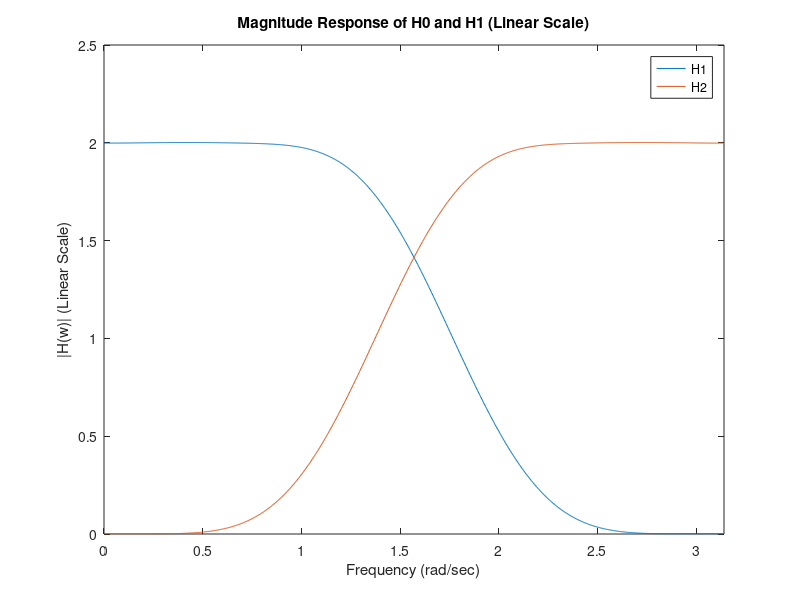

This figure's MATLAB source:
% ECE310_Homework_6
% Kevin Kerliu
close all;
clear;
clc;
%% Question 4

% Part A
% Define H0, H1, F0, F1

N = 12;

% H0
H0 = zeros(1,N);
H0(1) = 0.15774243;
H0(2) = 0.69950381;
H0(3) = 1.06226376;
H0(4) = 0.44583132;
H0(5) = -0.31998660;
H0(6) = -0.18351806;
H0(7) = 0.13788809;
H0(8) = 0.03892321;
H0(9) = -0.04466375;
H0(10) = -7.83251152e-4;
H0(11) = 6.75606236e-3;
H0(12) = -1.52353381e-3;

% H1
H1 = zeros(1,N);
for k=1:N
H1(k) = (-1)^(k+1) * H0(N+1-k);
end

% F0
F0 = zeros(1,N);
for k=1:N
F0(k) = H0(N+1-k);
end

% F1
F1 = zeros(1,N);
for k=1:N
F1(k) = -(-1)^(k+1) * H0(k);
end

%%

% Part B

% Define T and A
T = .5 * (conv(F0,H0) + conv(F1,H1));
A = .5 * (conv(F0,-F1) + conv(F1,F0)); 
% f1[n] = -(-1)^n * h0[n] 
% f0[n] = (-1)^n * h1[n]
% so we can make the substitutions

% c = 2, N = 11
% We find c at the 12th index of T
% This corresponds to an offset of 11

% Determining error (deviation from expected value of zero)
errA = max(abs(A)); 
nonzeroTindex = find(abs(T) < max(abs(T)));
errT = max(abs(T(nonzeroTindex))); 
% errA = 5.551115123125783e-17
% errT = 0.001095774507172

% Part C
[freqzH0,wH0] = freqz(H0,1,1024);
[freqzH1,wH1] = freqz(H1,1,1024);
linMagH1 = abs(freqzH0);
linMagH2 = abs(freqzH1);
figure;
plot(wH0,linMagH1);
hold on;
plot(wH1,linMagH2);
xlim([0 pi]);

% Labeling
legend("H1","H2");
title("Magnitude Response of H0 and H1 (Linear Scale)");
xlabel("Frequency (rad/sec)");
ylabel("|H(w)| (Linear Scale)");

%%

% Part D

% Determining the pcc and error (deviation from pcc)
H0H1sumsquares = abs(freqzH0).^2 + abs(freqzH1).^2;
pcc = round(H0H1sumsquares); % power complementary constant
pcc = pcc(1);
maxError = max(pcc - min(H0H1sumsquares),pcc - max(H0H1sumsquares));

% pcc = 4
% maxError = 0.0063
%%

% Part E
% Define E = [E00, E01; E10, E11]
E00 = H0(1:2:end);
E01 = H0(2:2:end);
E10 = H1(1:2:end);
E11 = H1(2:2:end);

% Define P = paraconj(E) * E
P00 = conv(flip(E00),E00) + conv(flip(E10),E10);
P01 = conv(flip(E00),E01) + conv(flip(E10),E11);
P10 = conv(flip(E01),E00) + conv(flip(E11),E10);
P11 = conv(flip(E01),E01) + conv(flip(E11),E11);

% Determining error (deviation from expected value of zero)
errP01 = max(abs(P01));
errP10 = max(abs(P10));
nonzeroP00index = find(abs(P00) < max(abs(P00)));
errP00 = max(abs(P00(nonzeroP00index)));
nonzeroP11index = find(abs(P11) < max(abs(P11)));
errP11 = max(abs(P11(nonzeroP11index)));
d_diff = abs(max(abs(P00)) - max(abs(P11)));

% errP01 = 2.775557561562891e-17
% errP10 = 2.775557561562891e-17
% errP00 = 0.001095774507172
% errP11 = 0.001095774507172
% d_diff = 2.220446049250313e-16
% d = 2 at n0 = 0
